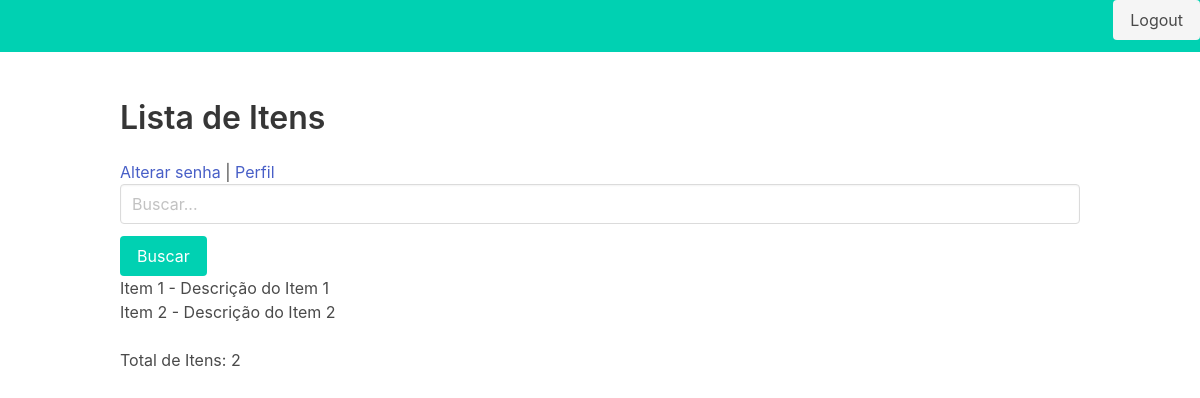
The app's page /items/ (signed in), older data.
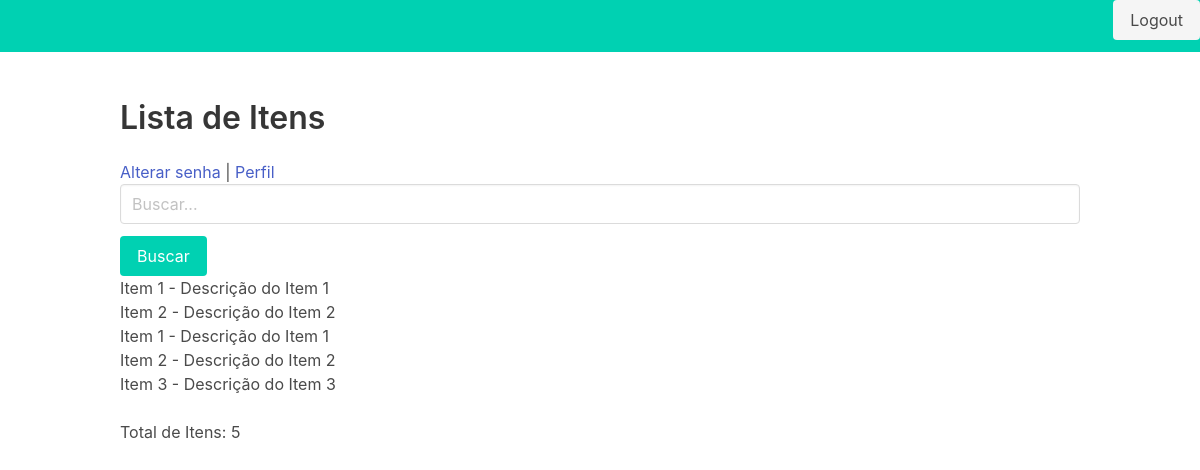
The same page, newer data.
### app/models.py (models this page shows, shortened)
class Item(models.Model):
    nome = models.CharField(max_length=255)
    descricao = models.TextField()

### app/views.py (the view)
# urls.py: path('items/', views.item_list_view, name='items'),
@login_required
def item_list_view(request):
    search_query = request.GET.get('search', '')
    if search_query:
        item_list = Item.objects.filter(nome__icontains=search_query)  # Filtra itens pelo nome
    else:
        item_list = Item.objects.all()
    paginator = Paginator(item_list, 10)  # Mostra 10 itens por página
    page_number = request.GET.get('page')
    items = paginator.get_page(page_number)
    total_items = item_list.count()  # Total de itens para exibição
    return render(request, 'items.html', {'items': items, 'total_items': total_items, 'search_query': search_query})

### app/templates/items.html (shortened to what this page needs)
{% extends 'base.html' %}
{% block content %}
    <h1 class="title">Lista de Itens</h1>
    <div>
        <a href="{% url 'change_password' %}">Alterar senha</a> |
        <a href="{% url 'profile' %}">Perfil</a>
    </div>
    <form method="GET">
        <div class="field">
            <div class="control">
                <input class="input" type="text" name="search" placeholder="Buscar..." value="{{ search_query }}">
            </div>
        </div>
        <div class="control">
            <button class="button is-primary" type="submit">Buscar</button>
        </div>
    </form>
    <ul>
        {% for item in items %}
            <li>{{ item.nome }} - {{ item.descricao }}</li>
        {% empty %}
            <li>Nenhum item encontrado.</li>
        {% endfor %}
    </ul>
    <p>Total de Itens: {{ total_items }}</p>
{% endblock %}

### app/templates/base.html (shortened to what this page needs)
<!DOCTYPE html>
<html lang="pt-br">
<head>
    <link rel="stylesheet" href="https://cdnjs.cloudflare.com/ajax/libs/bulma/0.9.3/css/bulma.min.css">
</head>
<body>
    <nav class="navbar is-primary">
        <div class="navbar-menu">
            <div class="navbar-end">
                {% if user.is_authenticated %}
                <form action="{% url 'logout' %}" method="post" style="display:inline;">
                    <button type="submit" class="button is-light">Logout</button>
                </form>
                {% else %}
                <div class="navbar-brand">
                    <a class="navbar-item" href="/">Meu Site</a>
                </div>
                <a class="navbar-item" href="{% url 'register' %}">Cadastro</a>
                <a class="navbar-item" href="{% url 'login' %}">Login</a>
                {% endif %}
            </div>
        </div>
    </nav>
    <section class="section">
        <div class="container">
            {% block content %}{% endblock %}
        </div>
    </section>
</body>
</html>

Row changes from the older to the newer data that the page shows:
added Item: nome "Item 1", descricao "Descrição do Item 1"
added Item: nome "Item 2", descricao "Descrição do Item 2"
added Item: nome "Item 3", descricao "Descrição do Item 3"
Text that changed along with them:
{{ total_items }}: "2" → "5"
